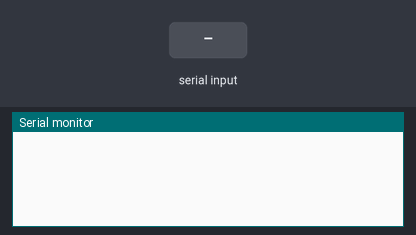
The sketch below on a simulated Arduino Mega 2560, built with avr-gcc and run on an emulated ATmega2560. On the bench: the last lines printed to the serial monitor. Inputs (shaded band) come from the test bench.

Above: at 1.2 s.
1.3 s: "{" received over Serial
At 2.3 s:
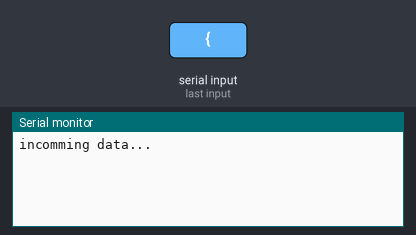
2.8 s: "}" received over Serial
At 3.8 s:
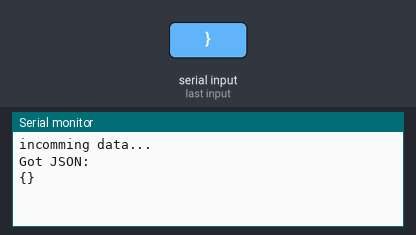

Measured:
- after the input at 1.3 s, the serial monitor: prints a new line at once (image 1)
- after the input at 2.8 s, the serial monitor: prints a new line at once (image 2)

The sketch:

JsonSerialRead.ino
```cpp
//unsigned long previousMillis = 0;
//const long interval = 5000;

char inData[500];
char inChar;
int stringPos = 0;
bool readingJson;
int status = 0;

void setup() {

  Serial.begin(9600);

}

void loop() {
  // use this to keep track of time
  // loop condition -> (currentMillis - previousMillis >= interval)
  //unsigned long currentMillis = millis();
  //pass in data to mega every 5 seconds

  getData();
}

void getData()
{
  if (Serial.available() > 0){
    char inChar = Serial.read();

    if(inChar == '{') {
      Serial.println("incomming data...");
      stringPos = 0;
      memset( &inData, 0, 500 );
      readingJson = true;
      }

    if(readingJson) {
      if(stringPos < 500) {
        inData[stringPos] = inChar; // Store it
        stringPos++;
      }
      if(inChar == '}') {
        readingJson = false;

        Serial.println("Got JSON: ");
        Serial.println(inData);
      } // Finished reading JSON
    } // Reading JSON
  }// Serial Avalilable
}
```
